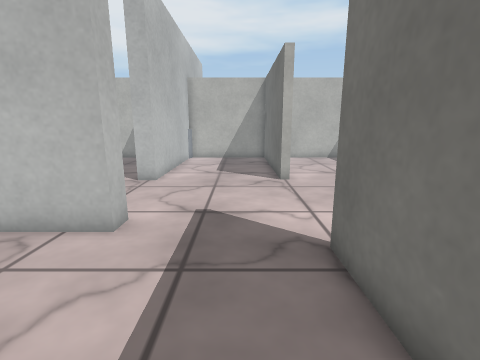
[1] (above)

17 first-person views from a walk through a Webots world. The camera is 0.6 m above the floor, tilts 12° down and sees 85° across. The floor is counted in squares, 0.25 m on a side. Each view is taken from the middle of a square. On the plan, view 1 faces up. The plan holds only what a view shows up to about 17 squares ahead; the rest is blank. The place goes on beyond the plan. The robots in the file are not drawn. Webots' stock objects and surfaces are drawn as simple stand-ins.

[2]
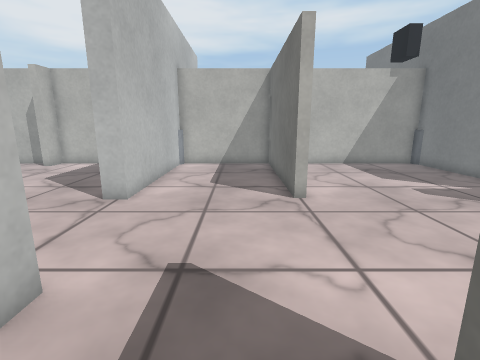

[3]
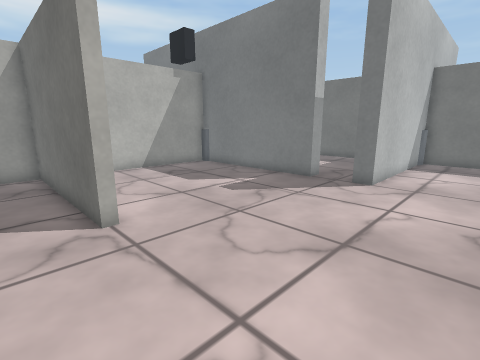

[4]
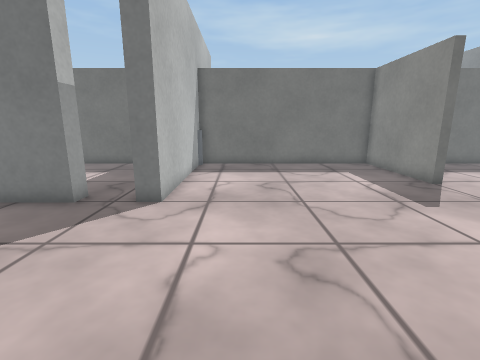

[5]
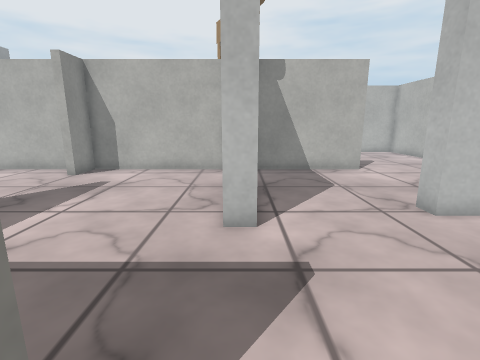

[6]
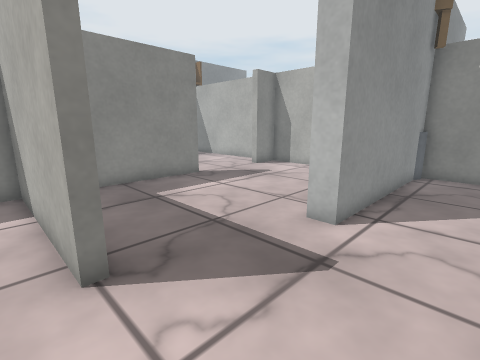

[7]
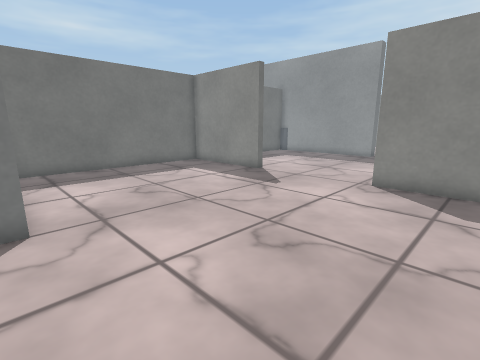

[8]
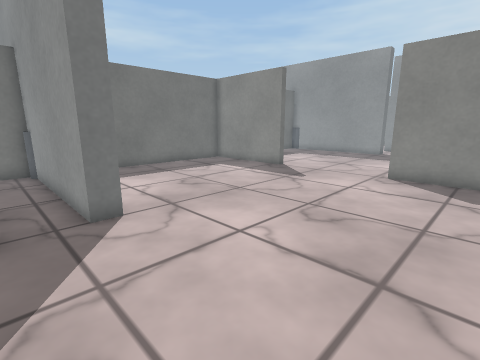

[9]
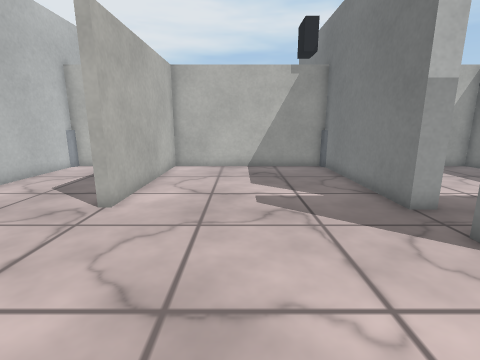

[10]
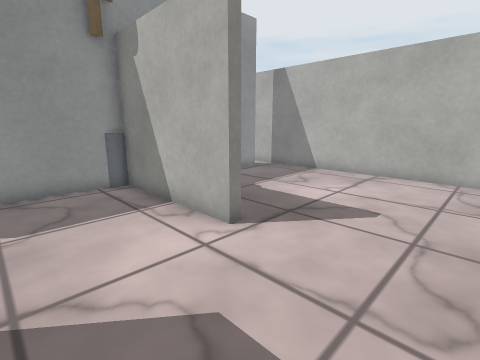

[11]
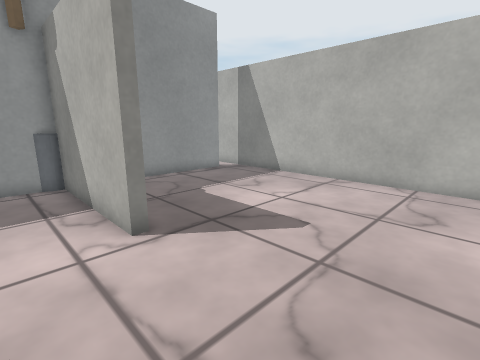

[12]
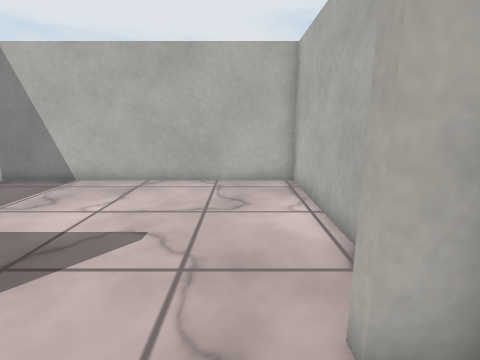

[13]
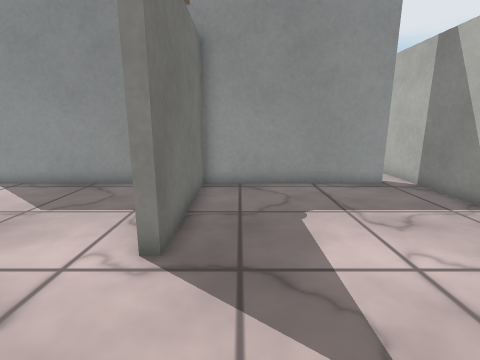

[14]
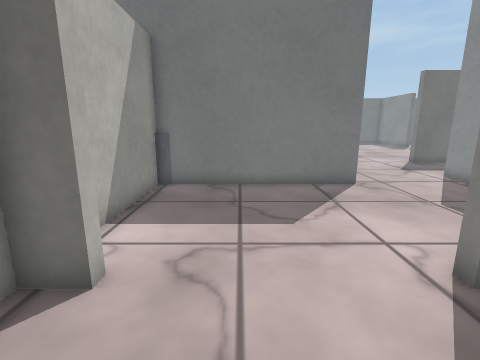

[15]
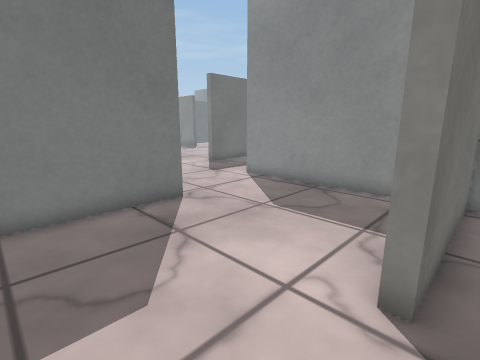

[16]
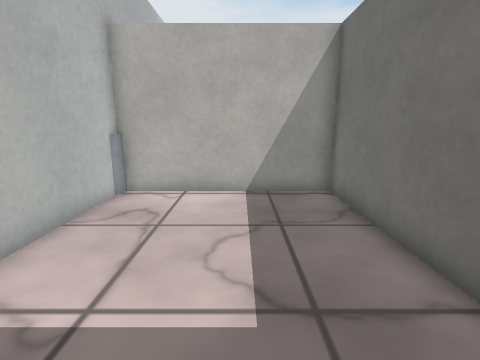

[17]
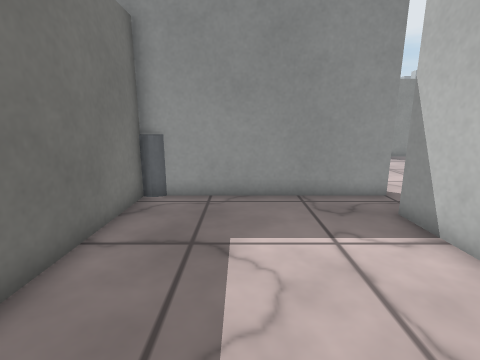

### Floor plan
Key: @ floor where view 1 was taken; # wall or solid block; . floor; B blank board; G dog.
Columns run from 20 left of view 1 to 21 right of it. Each row starts with its distance up from view 1.
 21                 B              BB
 20                 B              B
 19 ################B##############BB#######
 18 #...............B.....#........BB......#
 17 #...............B.....#........BB......#
 16 #...............B.....#........BB......#
 15 #...............B.....#........BB......#
 14 #...............B.....#........BB......#
 13 #...............B.....#........BB......#
 12 #.......##......B.....#........BB......#
 11 #.......##......B..............B.......#
 10 #.......##.............................#
  9 #.......##.....................BBBBBBBBBBB
  8 #.......##.....................BBBBBBBB# B
  7 #.......##.............................#
  6 #BBBBBBBBBGBBBBBBB.....................#
  5 #        #.............................#
  4 #        #............#................#
  3          #............#................#
  2          #............#................#
  1          #............#................#
  0          #..........@ #................#
 -1          #........... #................#
 -2          ##.....############......######
 -3          #.....             .......
 -4          #....              .........
 -5          #..                ..........
 -6          #.                  .....  ...
 -7          #                   ....    ..#

Positions as (right, up) in squares from view 1, and headings:
1: (0, 0), facing up
2: (0, 3), facing up
3: (0, 5), facing up-right
4: (3, 6), facing right
5: (3, 6), facing left
6: (3, 9), facing down-left
7: (4, 9), facing down-right
8: (4, 11), facing down-right
9: (6, 4), facing up
10: (-7, 17), facing down-left
11: (-9, 18), facing down-left
12: (-9, 17), facing left
13: (-13, 17), facing down
14: (-15, 16), facing right
15: (-12, 16), facing down-right
16: (16, 10), facing up
17: (16, 18), facing down
